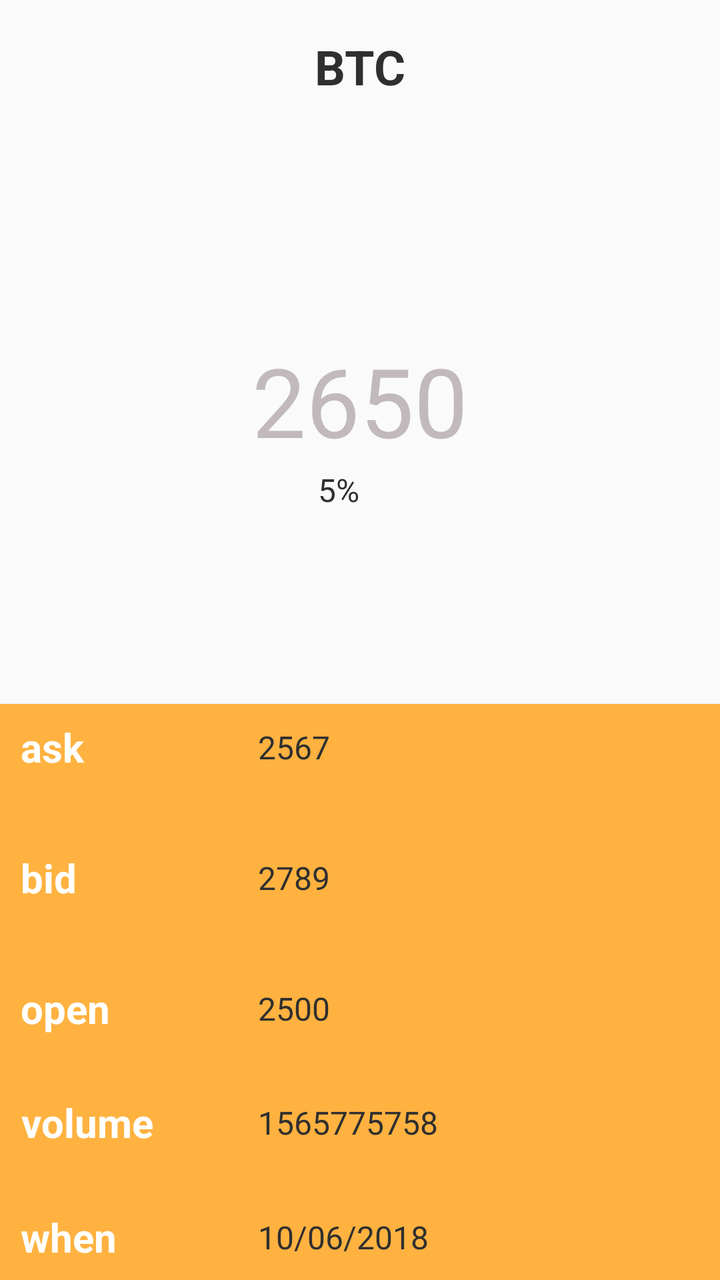
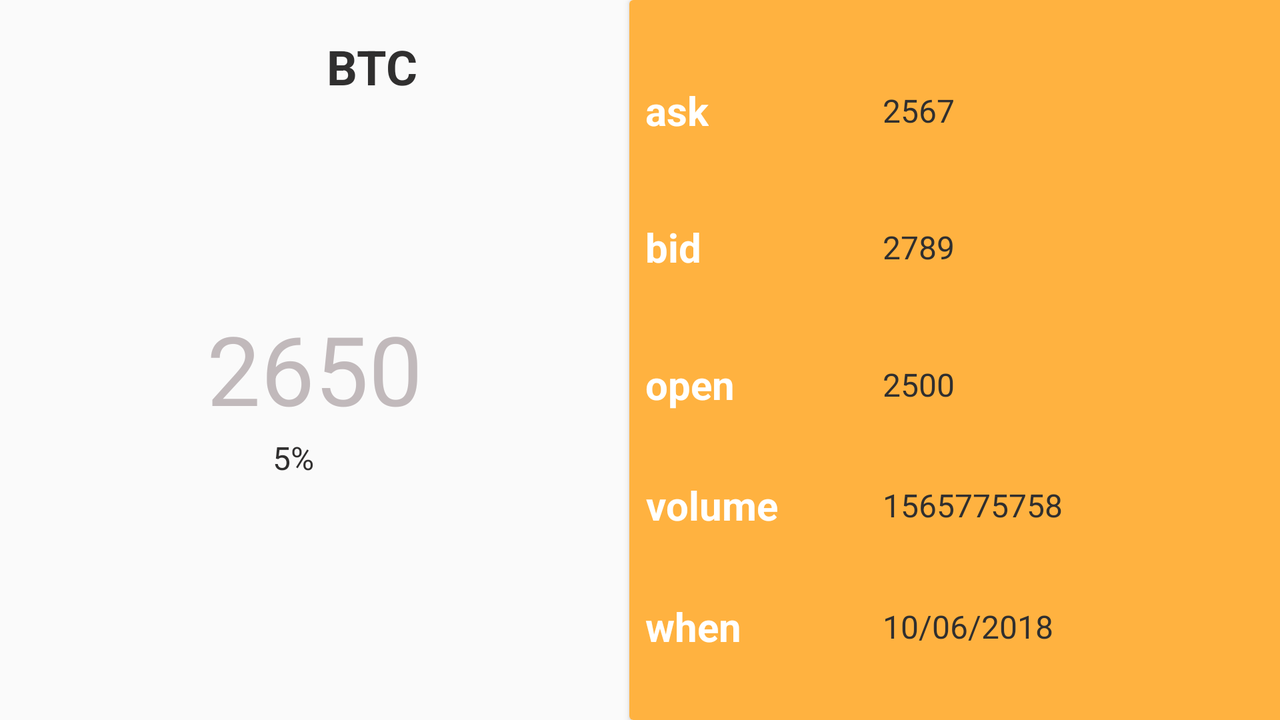

First picture: res/layout/ on a phone held upright. Second picture: the repository's own variant of that layout, on a device whose configuration matches the variant's folder. Source for both follows.
<!-- AndroidManifest.xml: application theme AppTheme -->
<!-- res/layout/fragment_currency_rate.xml -->
<?xml version="1.0" encoding="utf-8"?>
<androidx.constraintlayout.widget.ConstraintLayout
        xmlns:android="http://schemas.android.com/apk/res/android"
        xmlns:app="http://schemas.android.com/apk/res-auto"
        xmlns:tools="http://schemas.android.com/tools"
        android:layout_width="match_parent"
        android:layout_height="match_parent"
        tools:context=".framework.presentation.features.currency_rate.CurrencyRateFragment">

    <ImageView
            android:layout_width="50dp"
            android:layout_height="50dp"
            style="@style/AppTheme.TextView.Title"
            android:id="@+id/currencyRateSymbolIcon" android:layout_marginTop="@dimen/margin_medium"
            app:layout_constraintTop_toTopOf="parent" app:layout_constraintStart_toStartOf="parent"
            android:layout_marginStart="@dimen/margin_medium"/>
    <TextView
            tools:text="@string/currency_rate_title_example"
            android:layout_width="wrap_content"
            android:layout_height="wrap_content"
            android:id="@+id/currencyRateTitleLabel"
            style="@style/AppTheme.TextView.Title"
            app:layout_constraintTop_toTopOf="@+id/currencyRateSymbolIcon"
            app:layout_constraintBottom_toBottomOf="@+id/currencyRateSymbolIcon"
            app:layout_constraintEnd_toStartOf="@+id/marginGuidelineRight" android:layout_marginEnd="@dimen/margin_medium"
            app:layout_constraintStart_toStartOf="@+id/marginGuidelineLeft" android:layout_marginStart="@dimen/margin_medium"/>
    <TextView
            tools:text="@string/currency_rate_last_example"
            android:layout_width="wrap_content"
            android:layout_height="wrap_content"
            android:id="@+id/currencyRateLastValueLabel"
            style="@style/AppTheme.TextView.Title.Big"
            android:layout_marginTop="@dimen/margin_medium"
            app:layout_constraintTop_toTopOf="@+id/marginGuidelineTop" app:layout_constraintEnd_toEndOf="parent"
            android:layout_marginEnd="@dimen/margin_medium" app:layout_constraintStart_toStartOf="parent"
            android:layout_marginStart="@dimen/margin_medium"/>

    <TextView
            tools:text="@string/currency_rate_change_example"
            android:layout_width="wrap_content"
            android:layout_height="wrap_content"
            android:id="@+id/currencyRateChangeLabel"
            style="@style/AppTheme.TextView.Label.Medium"
            app:layout_constraintStart_toEndOf="@+id/currencyRateTrendIcon"
            android:layout_marginStart="@dimen/margin_medium"
            app:layout_constraintTop_toTopOf="@+id/currencyRateTrendIcon"
            app:layout_constraintBottom_toBottomOf="@+id/currencyRateTrendIcon"/>
    <ImageView
            android:layout_width="25dp"
            android:layout_height="25dp"
            android:id="@+id/currencyRateTrendIcon"
            app:layout_constraintStart_toStartOf="@+id/currencyRateLastValueLabel"
            app:layout_constraintTop_toBottomOf="@+id/currencyRateLastValueLabel"/>

    <androidx.constraintlayout.widget.Guideline
            android:id="@+id/marginGuidelineTop"
            android:layout_width="wrap_content"
            android:layout_height="wrap_content"
            android:orientation="horizontal"
            app:layout_constraintGuide_percent="0.25" />

    <androidx.constraintlayout.widget.Guideline
            android:id="@+id/marginGuidelineMiddle"
            android:layout_width="wrap_content"
            android:layout_height="wrap_content"
            android:orientation="horizontal"
            app:layout_constraintGuide_percent="0.55" />


    <androidx.constraintlayout.widget.Guideline
            android:id="@+id/marginGuidelineLeft"
            android:layout_width="wrap_content"
            android:layout_height="wrap_content"
            android:orientation="vertical"
            app:layout_constraintGuide_percent="0.3" />

    <androidx.constraintlayout.widget.Guideline
            android:id="@+id/marginGuidelineRight"
            android:layout_width="wrap_content"
            android:layout_height="wrap_content"
            android:orientation="vertical"
            app:layout_constraintGuide_percent="0.7" />

    <androidx.cardview.widget.CardView
            android:layout_width="395dp"
            android:layout_height="0dp"
            app:layout_constraintStart_toStartOf="parent"
            app:layout_constraintTop_toTopOf="@+id/marginGuidelineMiddle"
            app:layout_constraintBottom_toBottomOf="parent" app:layout_constraintEnd_toEndOf="parent"
            android:id="@+id/cardView">

        <androidx.constraintlayout.widget.ConstraintLayout
                android:layout_width="match_parent"
                android:layout_height="match_parent"
                android:background="@color/colorPrimary">

            <TextView
                    android:text="@string/currency_rate_ask_label"
                    android:layout_width="wrap_content"
                    android:layout_height="wrap_content"
                    android:id="@+id/currencyRateAskLabel"
                    style="@style/AppTheme.TextView.Label.Big"
                    android:layout_marginTop="@dimen/margin_medium"
                    app:layout_constraintTop_toTopOf="parent"
                    app:layout_constraintBottom_toTopOf="@+id/currencyRateBidLabel"
                    app:layout_constraintVertical_chainStyle="spread_inside" android:layout_marginStart="@dimen/margin_medium"
                    app:layout_constraintStart_toStartOf="@+id/marginCardGuidelineLeft"/>
            <TextView
                    tools:text="@string/currency_rate_ask_example"
                    android:layout_width="wrap_content"
                    android:layout_height="wrap_content"
                    android:id="@+id/currencyRateAskLabelValue"
                    style="@style/AppTheme.TextView.Label.Medium"
                    app:layout_constraintTop_toTopOf="@+id/currencyRateAskLabel"
                    app:layout_constraintBottom_toBottomOf="@+id/currencyRateAskLabel"
                    app:layout_constraintStart_toStartOf="@+id/marginCardGuidelineMiddle"
                    android:layout_marginStart="@dimen/margin_medium"/>


            <androidx.constraintlayout.widget.Guideline
                    android:id="@+id/marginCardGuidelineLeft"
                    android:layout_width="wrap_content"
                    android:layout_height="wrap_content"
                    android:orientation="vertical"
                    app:layout_constraintGuide_percent="0.05"/>

            <androidx.constraintlayout.widget.Guideline
                    android:id="@+id/marginCardGuidelineMiddle"
                    android:layout_width="wrap_content"
                    android:layout_height="wrap_content"
                    android:orientation="vertical"
                    app:layout_constraintGuide_percent="0.35"/>
            <TextView
                    android:text="@string/currency_rate_bid_label"
                    android:layout_width="wrap_content"
                    android:layout_height="wrap_content"
                    android:id="@+id/currencyRateBidLabel"
                    style="@style/AppTheme.TextView.Label.Big"
                    app:layout_constraintStart_toStartOf="@+id/marginCardGuidelineLeft"
                    android:layout_marginStart="@dimen/margin_medium" android:layout_marginTop="@dimen/margin_medium"
                    app:layout_constraintTop_toBottomOf="@+id/currencyRateAskLabel"
                    app:layout_constraintBottom_toTopOf="@+id/currencyRateOpenLabel"/>
            <TextView
                    tools:text="@string/currency_rate_bid_example"
                    android:layout_width="wrap_content"
                    android:layout_height="wrap_content"
                    android:id="@+id/currencyRateBidLabelValue"
                    style="@style/AppTheme.TextView.Label.Medium"
                    app:layout_constraintTop_toTopOf="@+id/currencyRateBidLabel"
                    app:layout_constraintBottom_toBottomOf="@+id/currencyRateBidLabel"
                    app:layout_constraintStart_toStartOf="@+id/marginCardGuidelineMiddle"
                    android:layout_marginStart="@dimen/margin_medium"/>

            <TextView
                    android:text="@string/currency_rate_open_label"
                    android:layout_width="wrap_content"
                    android:layout_height="wrap_content"
                    android:id="@+id/currencyRateOpenLabel"
                    style="@style/AppTheme.TextView.Label.Big"
                    app:layout_constraintStart_toStartOf="@+id/marginCardGuidelineLeft"
                    android:layout_marginStart="@dimen/margin_medium" android:layout_marginTop="@dimen/margin_medium"
                    app:layout_constraintTop_toBottomOf="@+id/currencyRateBidLabel"
                    app:layout_constraintBottom_toTopOf="@+id/currencyRateVolumeLabel"/>

            <TextView
                    tools:text="@string/currency_rate_open_example"
                    android:layout_width="wrap_content"
                    android:layout_height="wrap_content"
                    android:id="@+id/currencyRateOpenLabelValue"
                    style="@style/AppTheme.TextView.Label.Medium"
                    app:layout_constraintTop_toTopOf="@+id/currencyRateOpenLabel"
                    app:layout_constraintBottom_toBottomOf="@+id/currencyRateOpenLabel"
                    app:layout_constraintStart_toStartOf="@+id/marginCardGuidelineMiddle"
                    android:layout_marginStart="@dimen/margin_medium"/>

            <TextView
                    android:text="@string/currency_rate_volume_label"
                    android:layout_width="wrap_content"
                    android:layout_height="wrap_content"
                    android:id="@+id/currencyRateVolumeLabel"
                    style="@style/AppTheme.TextView.Label.Big"
                    app:layout_constraintStart_toStartOf="@+id/marginCardGuidelineLeft"
                    android:layout_marginStart="@dimen/margin_medium" app:layout_constraintTop_toBottomOf="@+id/currencyRateOpenLabel"
                    app:layout_constraintBottom_toTopOf="@+id/currencyRateTimestampLabel"/>
            <TextView
                    tools:text="@string/currency_rate_volume_example"
                    android:layout_width="wrap_content"
                    android:layout_height="wrap_content"
                    android:id="@+id/currencyRateVolumeLabelValue"
                    style="@style/AppTheme.TextView.Label.Medium"
                    app:layout_constraintTop_toTopOf="@+id/currencyRateVolumeLabel"
                    app:layout_constraintBottom_toBottomOf="@+id/currencyRateVolumeLabel"
                    app:layout_constraintStart_toStartOf="@+id/marginCardGuidelineMiddle"
                    android:layout_marginStart="@dimen/margin_medium"/>
            <TextView
                    android:text="@string/currency_rate_timestamp_label"
                    android:layout_width="wrap_content"
                    android:layout_height="wrap_content"
                    android:id="@+id/currencyRateTimestampLabel"
                    style="@style/AppTheme.TextView.Label.Big"
                    app:layout_constraintStart_toStartOf="@+id/marginCardGuidelineLeft"
                    android:layout_marginStart="@dimen/margin_medium"
                    android:layout_marginBottom="@dimen/margin_medium"
                    app:layout_constraintBottom_toBottomOf="parent"
                    app:layout_constraintTop_toBottomOf="@+id/currencyRateVolumeLabel"/>
            <TextView
                    tools:text="@string/currency_rate_timestamp_example"
                    android:layout_width="wrap_content"
                    android:layout_height="wrap_content"
                    android:id="@+id/currencyRateTimestampLabelValue"
                    style="@style/AppTheme.TextView.Label.Medium"
                    app:layout_constraintTop_toTopOf="@+id/currencyRateTimestampLabel"
                    app:layout_constraintBottom_toBottomOf="@+id/currencyRateTimestampLabel"
                    app:layout_constraintStart_toStartOf="@+id/marginCardGuidelineMiddle"
                    android:layout_marginStart="@dimen/margin_medium"/>
        </androidx.constraintlayout.widget.ConstraintLayout>

    </androidx.cardview.widget.CardView>


</androidx.constraintlayout.widget.ConstraintLayout>
<!-- resources referenced by this layout -->
<resources>
  <color name="colorPrimary">#FFB240</color>
  <dimen name="margin_medium">8dp</dimen>
  <string name="currency_rate_ask_example">2567</string>
  <string name="currency_rate_ask_label">ask</string>
  <string name="currency_rate_bid_example">2789</string>
  <string name="currency_rate_bid_label">bid</string>
  <string name="currency_rate_change_example">5%</string>
  <string name="currency_rate_last_example">2650</string>
  <string name="currency_rate_open_example">2500</string>
  <string name="currency_rate_open_label">open</string>
  <string name="currency_rate_timestamp_example">10/06/2018</string>
  <string name="currency_rate_timestamp_label">when</string>
  <string name="currency_rate_title_example">BTC</string>
  <string name="currency_rate_volume_example">1565775758</string>
  <string name="currency_rate_volume_label">volume</string>
  <style name="AppTheme.TextView.Label.Big" parent="AppTheme.TextView">
          <item name="android:textSize">@dimen/label_text_size_big</item>
          <item name="android:textColor">@color/colorTextLight</item>
          <item name="android:textStyle">bold</item>
      </style>
  <style name="AppTheme.TextView.Label.Medium" parent="AppTheme.TextView">
          <item name="android:textSize">@dimen/label_text_size</item>
      </style>
  <style name="AppTheme.TextView.Title" parent="AppTheme.TextView">
          <item name="android:textSize">@dimen/title_text_size</item>
          <item name="android:textStyle">bold</item>
      </style>
  <style name="AppTheme.TextView.Title.Big" parent="AppTheme.TextView">
          <item name="android:textColor">@color/colorTextMedium</item>
          <item name="android:textSize">@dimen/title_text_size_big</item>
      </style>
  <style name="AppTheme" parent="Theme.AppCompat.Light.DarkActionBar">
          <item name="colorPrimary">@color/colorPrimary</item>
          <item name="colorPrimaryDark">@color/colorPrimaryDark</item>
          <item name="colorAccent">@color/colorAccent</item>
      </style>
  <style name="AppTheme.TextView" parent="TextAppearance.AppCompat">
          <item name="android:textColor">@color/colorTextDark</item>
          <item name="android:gravity">center_horizontal</item>
          <item name="android:fontFamily">sans-serif</item>
          <item name="android:textStyle">normal</item>
      </style>
  <dimen name="label_text_size_big">20sp</dimen>
  <color name="colorTextLight">#FFFFFF</color>
  <dimen name="label_text_size">16sp</dimen>
  <dimen name="title_text_size">24sp</dimen>
  <color name="colorTextMedium">@color/colorAccent</color>
  <dimen name="title_text_size_big">48sp</dimen>
  <color name="colorPrimaryDark">#FF9800</color>
  <color name="colorAccent">#8D928488</color>
  <color name="colorTextDark">#302F2F</color>
</resources>
<!-- res/layout-land/fragment_currency_rate.xml (the repository's variant of the layout above) -->
<!-- drawn on the phone turned sideways -->
<?xml version="1.0" encoding="utf-8"?>
<androidx.constraintlayout.widget.ConstraintLayout
        xmlns:android="http://schemas.android.com/apk/res/android"
        xmlns:app="http://schemas.android.com/apk/res-auto"
        xmlns:tools="http://schemas.android.com/tools"
        android:layout_width="match_parent"
        android:layout_height="match_parent"
        tools:context=".framework.presentation.features.currency_rate.CurrencyRateFragment">

    <ImageView
            android:layout_width="50dp"
            android:layout_height="50dp"
            style="@style/AppTheme.TextView.Title"
            android:id="@+id/currencyRateSymbolIcon" android:layout_marginTop="@dimen/margin_medium"
            app:layout_constraintTop_toTopOf="parent" app:layout_constraintStart_toStartOf="parent"
            android:layout_marginStart="@dimen/margin_medium"/>
    <TextView
            tools:text="@string/currency_rate_title_example"
            android:layout_width="wrap_content"
            android:layout_height="wrap_content"
            android:id="@+id/currencyRateTitleLabel"
            style="@style/AppTheme.TextView.Title"
            app:layout_constraintTop_toTopOf="@+id/currencyRateSymbolIcon"
            app:layout_constraintBottom_toBottomOf="@+id/currencyRateSymbolIcon"
            app:layout_constraintStart_toEndOf="@+id/currencyRateSymbolIcon" android:layout_marginStart="@dimen/margin_medium"
            app:layout_constraintEnd_toStartOf="@+id/cardView2" android:layout_marginEnd="@dimen/margin_medium"/>
    <TextView
            tools:text="@string/currency_rate_last_example"
            android:layout_width="wrap_content"
            android:layout_height="wrap_content"
            android:id="@+id/currencyRateLastValueLabel"
            style="@style/AppTheme.TextView.Title.Big"
            android:layout_marginTop="@dimen/margin_medium"
            app:layout_constraintTop_toTopOf="@+id/marginGuidelineTop"
            android:layout_marginStart="@dimen/margin_medium" app:layout_constraintStart_toStartOf="parent"
            android:layout_marginEnd="@dimen/margin_medium" app:layout_constraintEnd_toStartOf="@+id/cardView2"/>

    <TextView
            tools:text="@string/currency_rate_change_example"
            android:layout_width="wrap_content"
            android:layout_height="wrap_content"
            android:id="@+id/currencyRateChangeLabel"
            style="@style/AppTheme.TextView.Label.Medium"
            app:layout_constraintStart_toEndOf="@+id/currencyRateTrendIcon"
            android:layout_marginStart="@dimen/margin_medium"
            app:layout_constraintTop_toTopOf="@+id/currencyRateTrendIcon"
            app:layout_constraintBottom_toBottomOf="@+id/currencyRateTrendIcon"/>
    <ImageView
            android:layout_width="25dp"
            android:layout_height="25dp"
            android:id="@+id/currencyRateTrendIcon"
            app:layout_constraintStart_toStartOf="@+id/currencyRateLastValueLabel"
            app:layout_constraintTop_toBottomOf="@+id/currencyRateLastValueLabel"/>

    <androidx.constraintlayout.widget.Guideline
            android:id="@+id/marginGuidelineTop"
            android:layout_width="wrap_content"
            android:layout_height="wrap_content"
            android:orientation="horizontal"
            app:layout_constraintGuide_percent="0.4" />

    <androidx.constraintlayout.widget.Guideline
            android:id="@+id/marginGuidelineMiddle"
            android:layout_width="wrap_content"
            android:layout_height="wrap_content"
            android:orientation="horizontal"
            app:layout_constraintGuide_percent="0.5" />


    <androidx.constraintlayout.widget.Guideline
            android:id="@+id/marginGuidelineLeft"
            android:layout_width="wrap_content"
            android:layout_height="wrap_content"
            android:orientation="vertical"
            app:layout_constraintGuide_percent="0.3" />

    <androidx.constraintlayout.widget.Guideline
            android:id="@+id/marginGuidelineRight"
            android:layout_width="wrap_content"
            android:layout_height="wrap_content"
            android:orientation="vertical"
            app:layout_constraintGuide_percent="0.6" />

    <androidx.cardview.widget.CardView
            android:layout_width="395dp"
            android:layout_height="0dp"
            app:layout_constraintTop_toTopOf="parent"
            app:layout_constraintBottom_toBottomOf="parent"
            app:layout_constraintEnd_toEndOf="parent"
            app:layout_constraintStart_toStartOf="@+id/marginGuidelineRight" android:id="@+id/cardView2">

        <androidx.constraintlayout.widget.ConstraintLayout
                android:layout_width="match_parent"
                android:layout_height="match_parent"
                android:background="@color/colorPrimary">

            <TextView
                    android:text="@string/currency_rate_ask_label"
                    android:layout_width="wrap_content"
                    android:layout_height="wrap_content"
                    android:id="@+id/currencyRateAskLabel"
                    style="@style/AppTheme.TextView.Label.Big"
                    app:layout_constraintStart_toStartOf="@+id/marginCardGuidelineLeft"
                    android:layout_marginStart="@dimen/margin_medium" android:layout_marginTop="@dimen/margin_medium"
                    app:layout_constraintTop_toTopOf="parent"
                    app:layout_constraintBottom_toTopOf="@+id/currencyRateBidLabel"/>
            <TextView
                    tools:text="@string/currency_rate_ask_example"
                    android:layout_width="wrap_content"
                    android:layout_height="wrap_content"
                    android:id="@+id/currencyRateAskLabelValue"
                    style="@style/AppTheme.TextView.Label.Medium"
                    app:layout_constraintTop_toTopOf="@+id/currencyRateAskLabel"
                    app:layout_constraintBottom_toBottomOf="@+id/currencyRateAskLabel"
                    app:layout_constraintStart_toStartOf="@+id/marginCardGuidelineMiddle"
                    android:layout_marginStart="@dimen/margin_medium"/>


            <androidx.constraintlayout.widget.Guideline
                    android:id="@+id/marginCardGuidelineLeft"
                    android:layout_width="wrap_content"
                    android:layout_height="wrap_content"
                    android:orientation="vertical"
                    app:layout_constraintGuide_percent="0.00"/>

            <androidx.constraintlayout.widget.Guideline
                    android:id="@+id/marginCardGuidelineMiddle"
                    android:layout_width="wrap_content"
                    android:layout_height="wrap_content"
                    android:orientation="vertical"
                    app:layout_constraintGuide_percent="0.30"/>
            <TextView
                    android:text="@string/currency_rate_bid_label"
                    android:layout_width="wrap_content"
                    android:layout_height="wrap_content"
                    android:id="@+id/currencyRateBidLabel"
                    style="@style/AppTheme.TextView.Label.Big"
                    app:layout_constraintStart_toStartOf="@+id/marginCardGuidelineLeft"
                    android:layout_marginStart="@dimen/margin_medium" android:layout_marginTop="@dimen/margin_medium"
                    app:layout_constraintTop_toBottomOf="@+id/currencyRateAskLabel"
                    app:layout_constraintBottom_toTopOf="@+id/currencyRateOpenLabel"/>
            <TextView
                    tools:text="@string/currency_rate_bid_example"
                    android:layout_width="wrap_content"
                    android:layout_height="wrap_content"
                    android:id="@+id/currencyRateBidLabelValue"
                    style="@style/AppTheme.TextView.Label.Medium"
                    app:layout_constraintTop_toTopOf="@+id/currencyRateBidLabel"
                    app:layout_constraintBottom_toBottomOf="@+id/currencyRateBidLabel"
                    app:layout_constraintStart_toStartOf="@+id/marginCardGuidelineMiddle"
                    android:layout_marginStart="@dimen/margin_medium"/>
            <TextView
                    android:text="@string/currency_rate_open_label"
                    android:layout_width="wrap_content"
                    android:layout_height="wrap_content"
                    android:id="@+id/currencyRateOpenLabel"
                    style="@style/AppTheme.TextView.Label.Big"
                    app:layout_constraintStart_toStartOf="@+id/marginCardGuidelineLeft"
                    android:layout_marginStart="@dimen/margin_medium" android:layout_marginTop="@dimen/margin_medium"
                    app:layout_constraintTop_toBottomOf="@+id/currencyRateBidLabel"
                    app:layout_constraintBottom_toTopOf="@+id/currencyRateVolumeLabel"/>
            <TextView
                    tools:text="@string/currency_rate_open_example"
                    android:layout_width="wrap_content"
                    android:layout_height="wrap_content"
                    android:id="@+id/currencyRateOpenLabelValue"
                    style="@style/AppTheme.TextView.Label.Medium"
                    app:layout_constraintTop_toTopOf="@+id/currencyRateOpenLabel"
                    app:layout_constraintBottom_toBottomOf="@+id/currencyRateOpenLabel"
                    app:layout_constraintStart_toStartOf="@+id/marginCardGuidelineMiddle"
                    android:layout_marginStart="@dimen/margin_medium"/>
            <TextView
                    android:text="@string/currency_rate_volume_label"
                    android:layout_width="wrap_content"
                    android:layout_height="wrap_content"
                    android:id="@+id/currencyRateVolumeLabel"
                    style="@style/AppTheme.TextView.Label.Big"
                    app:layout_constraintStart_toStartOf="@+id/marginCardGuidelineLeft"
                    android:layout_marginStart="@dimen/margin_medium" app:layout_constraintTop_toBottomOf="@+id/currencyRateOpenLabel"
                    app:layout_constraintBottom_toTopOf="@+id/currencyRateTimestampLabel"/>
            <TextView
                    tools:text="@string/currency_rate_volume_example"
                    android:layout_width="wrap_content"
                    android:layout_height="wrap_content"
                    android:id="@+id/currencyRateVolumeLabelValue"
                    style="@style/AppTheme.TextView.Label.Medium"
                    app:layout_constraintTop_toTopOf="@+id/currencyRateVolumeLabel"
                    app:layout_constraintBottom_toBottomOf="@+id/currencyRateVolumeLabel"
                    app:layout_constraintStart_toStartOf="@+id/marginCardGuidelineMiddle"
                    android:layout_marginStart="@dimen/margin_medium"/>
            <TextView
                    android:text="@string/currency_rate_timestamp_label"
                    android:layout_width="wrap_content"
                    android:layout_height="wrap_content"
                    android:id="@+id/currencyRateTimestampLabel"
                    style="@style/AppTheme.TextView.Label.Big"
                    app:layout_constraintStart_toStartOf="@+id/marginCardGuidelineLeft"
                    android:layout_marginStart="@dimen/margin_medium" app:layout_constraintBottom_toBottomOf="parent"
                    app:layout_constraintTop_toBottomOf="@+id/currencyRateVolumeLabel"/>
            <TextView
                    tools:text="@string/currency_rate_timestamp_example"
                    android:layout_width="wrap_content"
                    android:layout_height="wrap_content"
                    android:id="@+id/currencyRateTimestampLabelValue"
                    style="@style/AppTheme.TextView.Label.Medium"
                    app:layout_constraintTop_toTopOf="@+id/currencyRateTimestampLabel"
                    app:layout_constraintBottom_toBottomOf="@+id/currencyRateTimestampLabel"
                    app:layout_constraintStart_toStartOf="@+id/marginCardGuidelineMiddle"
                    android:layout_marginStart="@dimen/margin_medium"/>
        </androidx.constraintlayout.widget.ConstraintLayout>

    </androidx.cardview.widget.CardView>


</androidx.constraintlayout.widget.ConstraintLayout>
